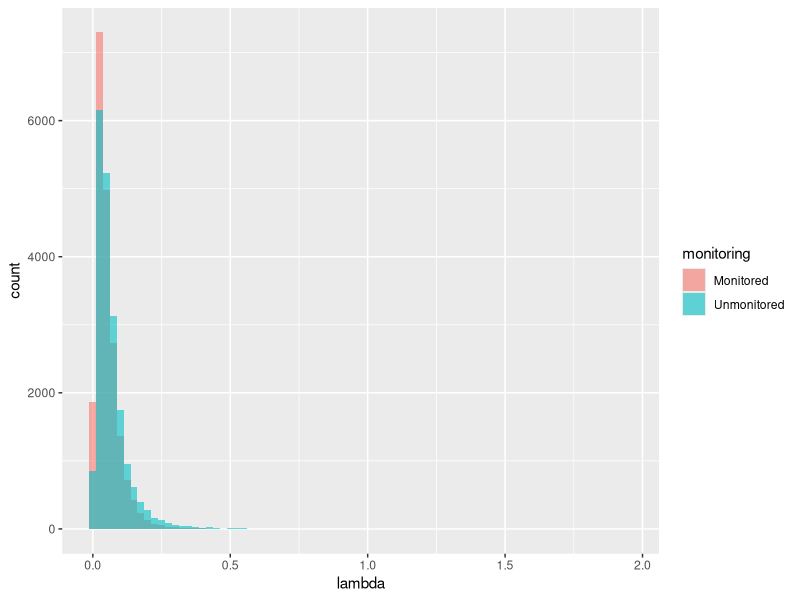
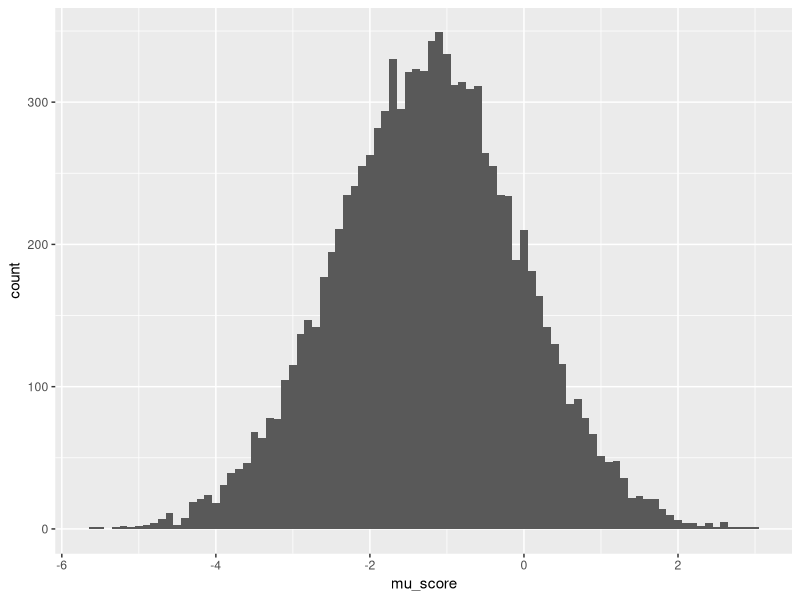
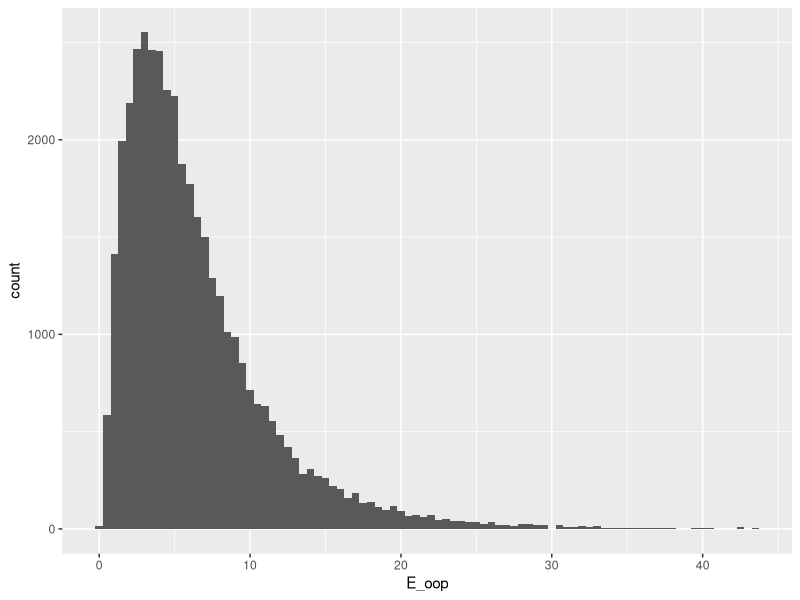
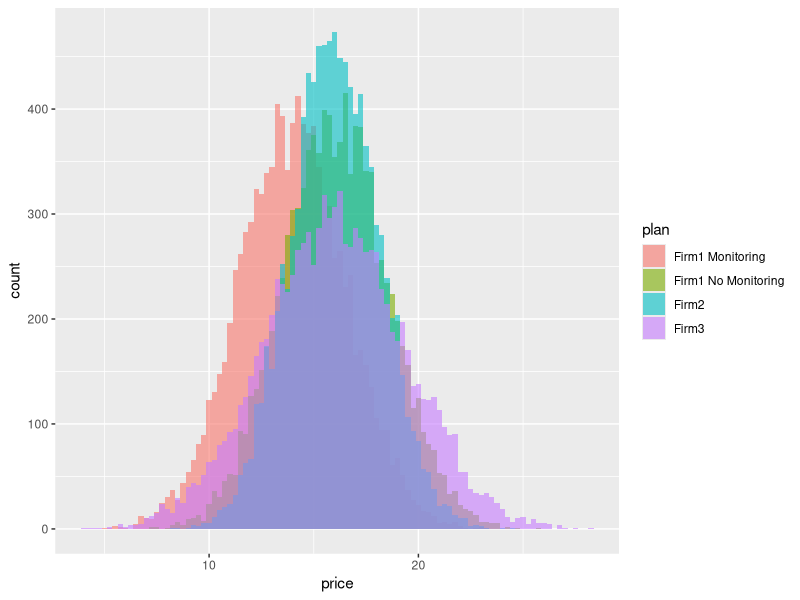
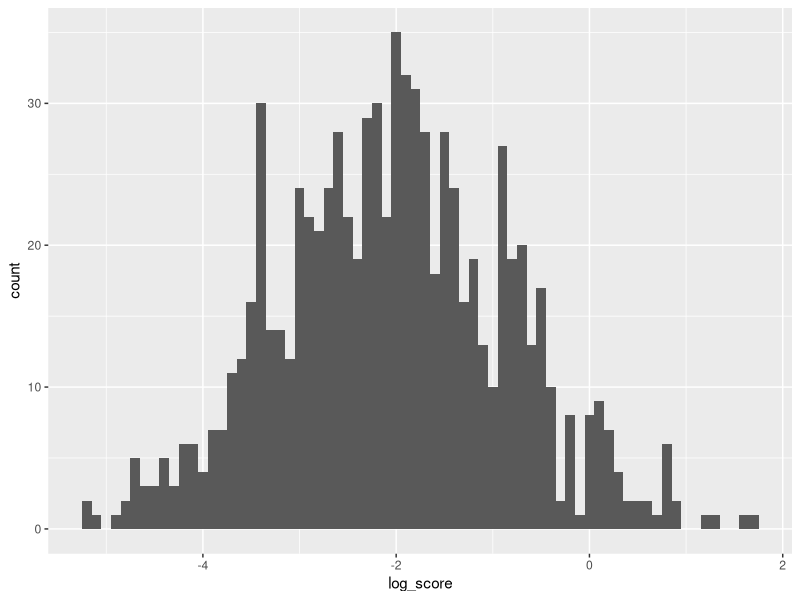

Write the R code that produced these figures, in order.
## ---- chunk 1
knitr::opts_chunk$set(echo = TRUE, eval = TRUE, cache = FALSE)
library(bookdown)
library(magrittr)
library(tidyverse)
library(MASS)
## ---- chunk 2
rm(list = ls())

N <- 10^4
T <- 1
D <- 4

# set the seed
set.seed(1)

## True Parameters
sigma_lambda <- 0.1
theta_lambda <- c(-3, -0.5, 1, -1, 1, -0.5)

## Covariates
mu_x_t0 <- rep(0, 4)
mu_x_t1 <- rep(0, 4)
sigma_x <- diag(0.25, 4)

X_t0 <- mvrnorm(N, mu_x_t0, sigma_x)
X_t1 <- 0.5*X_t0 + 0.5*mvrnorm(N, mu_x_t1, sigma_x)

X <- X_t0 %>% 
  rbind(X_t0) %>% 
  rbind(X_t1) %>% 
  rbind(X_t1)

colnames(X) <- c(paste("x", 1:4, sep = "_"))

X_lambda <- expand.grid(i = 1:N, m = 0:1, t = 0:1) %>% 
  tibble::as_tibble() %>% 
  cbind(X)

## mu_lambda
mu_lambda <- X_lambda %>% 
  dplyr::mutate(mu_lambda = theta_lambda[1]
                + theta_lambda[2]*x_1 + theta_lambda[3]*x_2
                + theta_lambda[4]*x_3 + theta_lambda[5]*x_4
                + theta_lambda[6]*ifelse(m == 1 & t == 0, 1, 0))

## epsilon_lambda
epsilon_lambda <- expand.grid(i = 1:N) %>% 
  tibble::as_tibble() %>% 
  dplyr::mutate(epsilon_lambda = rnorm(N, 0, sigma_lambda))

## lambda
lambda <- mu_lambda %>% 
  dplyr::left_join(epsilon_lambda, by = c("i")) %>% 
  dplyr::mutate(lambda = exp(mu_lambda + epsilon_lambda))

## Visualize 
g_lambda <- lambda %>% 
  dplyr::mutate(monitoring = ifelse(m == 1, "Monitored", "Unmonitored")) %>% 
  ggplot(aes(x = lambda, fill = monitoring)) + 
  geom_histogram(position = "identity", alpha = 0.6, binwidth = 0.025)

plot(g_lambda)
## ---- chunk 3
## Generate expectations of score
theta_score <- c(-3, -0.5, 2, 1)
sigma_score <- 0.25

score <- lambda %>% 
  dplyr::filter(t == 0, m == 1) %>% 
  dplyr::mutate(mu_score = theta_score[1] + theta_score[2]*log(lambda)
                + theta_score[3]*x_1 + theta_score[4]*x_2,
                E_score = exp(mu_score + sigma_score^2 / 2)) %>% 
  dplyr::select(i, m, t, mu_score, E_score)

## Visualize Score
g_mu_score <- score %>% 
  ggplot(aes(x = mu_score)) + 
  geom_histogram(binwidth = 0.1)

plot(g_mu_score)
## ---- chunk 4
## Expectation of Out-of-Pocket
policy_limit <- 1000
l0 <- 500
a_l <- 2.5

oop <- lambda %>% 
  dplyr::mutate(prob_C1 = lambda * exp(-lambda),
                E_oop = prob_C1 * (l0^(a_l)/(a_l - 1))*policy_limit^(-a_l + 1)) %>% 
  dplyr::select(i, m, t, E_oop)

## Visualize OOP
g_oop <- oop %>% 
  ggplot(aes(x = E_oop)) + 
  geom_histogram(binwidth = 0.5)

plot(g_oop)

## ---- chunk 5

price_par_t0_d1 <- c(15, 3, 2, 3, -2)
price_par_t0_d2 <- c(15, 3, 2, 3, -2)
price_par_t0_d3 <- c(15, 1, 3, 2, -2)
price_par_t0_d4 <- c(15, 4, 5, 1, -2)

price_gen_d <- function(choice_t0, D, price_par_t0){
  output <- choice_t0 %>% 
    dplyr::filter(d == D) %>% 
    dplyr::mutate(price = 
                    price_par_t0[1] +
                    price_par_t0[2]*x_1 + 
                    price_par_t0[3]*x_2 + 
                    price_par_t0[4]*x_3 +
                    price_par_t0[5]*m +
                    rnorm(N, 1, 1)) %>% 
    dplyr::select(i, d, t, m, f, price)
}

## Generate Price
price_gen_t0 <- function(choice_t0,
                         price_par_t0_d1, price_par_t0_d2,
                         price_par_t0_d3, price_par_t0_d4){
  
  price <- price_gen_d(choice_t0, 1, price_par_t0_d1) %>% 
    rbind(price_gen_d(choice_t0, 2, price_par_t0_d2)) %>% 
    rbind(price_gen_d(choice_t0, 3, price_par_t0_d3)) %>% 
    rbind(price_gen_d(choice_t0, 4, price_par_t0_d4))
  
  output <- choice_t0 %>% 
    dplyr::left_join(price, by = c("i", "d", "t", "m", "f"))
  
  return(output) 
}

## Generate Prior Firm

prior_firm_t0 <- expand.grid(i = 1:N) %>% 
  tibble::as_tibble() %>% 
  dplyr::mutate(prior_firm = sample(1:4, size = N, replace = T, prob = c(0, 0.4, 0.35, 0.25)))

## Generate Renewal Price

alpha_m0 <- c(20, 5, 3)
alpha_m1 <- c(20, 5, 3, -0.5)
beta <- 30

## Generate Inertia

eta_f <- c(5, 1, 2, 2)
xi <- c(1, -2.5)

choice_t0 <- expand.grid(i = 1:N, d = 1:D, t = 0) %>% 
  tibble::as_tibble() %>% 
  dplyr::mutate(m = ifelse(d == 1, 1, 0),
                f = dplyr::case_when(
                  d <= 2 ~ 1,
                  d == 3 ~ 2,
                  d == 4 ~ 3)) %>% 
  dplyr::left_join(lambda, by = c("i", "m", "t")) %>% 
  dplyr::left_join(score, by = c("i", "m", "t")) %>% 
  dplyr::left_join(oop, by = c("i", "m", "t")) %>% 
  price_gen_t0(price_par_t0_d1, price_par_t0_d2, price_par_t0_d3, price_par_t0_d4) %>% 
  dplyr::left_join(prior_firm_t0, by = c("i")) %>% 
  dplyr::mutate(inertia = eta_f[1] + eta_f[2]*x_1 + eta_f[3]*x_2 + eta_f[4]*x_3,
                monitoring_disutility = xi[1] + xi[2]*log(lambda),
                demand_friction = ifelse(d == prior_firm, 0, inertia) + 
                  ifelse(d == 1, monitoring_disutility, 0)) %>% 
  dplyr::mutate(E_R_s = ifelse(m == 0, 
                           (alpha_m0[1] + alpha_m0[2]*x_1 + alpha_m0[3]*x_2) / beta,
                           (alpha_m1[1] + alpha_m1[2]*x_1 + alpha_m1[3]*x_2 + alpha_m1[4]*E_score) / beta),
                E_R_C = 0.95 * exp(-lambda) + 1.1 * (1 - exp(-lambda)),
                E_renewal_price = price * E_R_s * E_R_C) %>% 
  dplyr::mutate(h = - price - demand_friction - E_oop - E_renewal_price)

# draw idiosyncratic shocks
e_t0 <- evd::rgev(dim(choice_t0)[1])

choice_t0 <- cbind(choice_t0, e_t0) %>% 
  dplyr::mutate(u = h + e_t0) %>% 
  dplyr::group_by(i, t) %>% 
  dplyr::mutate(choice = ifelse(u == max(u), 1, 0)) %>% 
  dplyr::ungroup()

summary(choice_t0)

summarize_choice <- choice_t0 %>% 
  dplyr::group_by(d) %>% 
  dplyr::summarise(share = mean(choice))

summarize_choice
## ---- chunk 6
## Visualize Price in t = 0
g_price_t0 <- choice_t0 %>% 
  dplyr::mutate(plan = dplyr::case_when(d == 1 ~ "Firm1 Monitoring",
                                        d == 2 ~ "Firm1 No Monitoring",
                                        d == 3 ~ "Firm2",
                                        d == 4 ~ "Firm3")) %>% 
  ggplot(aes(x = price, fill = plan)) + 
  geom_histogram(position = "identity", alpha = 0.6, binwidth = 0.25)

plot(g_price_t0)

## ---- chunk 7
## Claims Count
cost_t0 <- choice_t0 %>% 
  dplyr::filter(choice == 1) %>% 
  dplyr::mutate(claims = rpois(N, lambda = lambda))

## Severity
# max_claims <- max(cost_t0$claims)
# 
# claims_mat <- matrix(rep(0, N * max_claims), nrow = N)
# severity <- matrix(l0*runif(N * max_claims)^(-1/a_l), nrow = N)
# 
# colnames(severity) <- paste("sev_", 1:max_claims, sep = "")
# 
# cost_t0 <- cbind(cost_t0, severity)

## Monitoring Score
cost_t0 <- cost_t0 %>% 
  dplyr::mutate(score = rlnorm(N, mu_score, sigma_score),
                score = ifelse(m == 1, score, 1),
                log_score = log(score)) %>% 
  dplyr::select(i, claims, matches("sev."), score, log_score)

## ---- chunk 8
## Visualize Price in t = 0
g_realized_score <- cost_t0 %>%
  dplyr::filter(score != 1) %>% 
  ggplot(aes(x = log_score)) + 
  geom_histogram(binwidth = 0.1)

plot(g_realized_score)

## ---- chunk 9
## Prior Firm
prior_firm_t1 <- choice_t0 %>% 
  dplyr::filter(choice == 1) %>% 
  dplyr::mutate(prior_choice = d * choice,
                prior_firm = f * choice) %>% 
  dplyr::select(i, prior_choice, prior_firm)

### Prior Price
prior_price_t1 <- choice_t0 %>% 
  dplyr::left_join(prior_firm_t1, by = c("i")) %>% 
  dplyr::mutate(prior_price = price,
                flg = dplyr::case_when(prior_choice == 1 & d != 2 ~ 1,
                                       prior_choice > 1 & d != 1 ~ 1,
                                       TRUE ~ 0)) %>% 
  dplyr::filter(flg == 1) %>% 
  dplyr::select(i, f, prior_price) %>% 
  dplyr::arrange(i)

## Renewal price
renewal_price_t1 <- choice_t0 %>% 
  dplyr::filter(choice == 1) %>% 
  dplyr::left_join(cost_t0, by = c("i")) %>% 
  dplyr::mutate(gamma_alpha = ifelse(m == 0,
                                     alpha_m0[1] + alpha_m0[2]*x_1 + alpha_m0[3]*x_2,
                                     alpha_m1[1] + alpha_m1[2]*x_1 + alpha_m1[3]*x_2 + alpha_m1[4]*score)) %>% 
  dplyr::select(i, gamma_alpha)
  
  
choice_t1 <- expand.grid(i = 1:N, d = 1:(D - 1), t = 1) %>% 
  tibble::as_tibble() %>% 
  dplyr::mutate(m = 0,
                f = d) %>% 
  dplyr::left_join(prior_firm_t1, by = c("i")) %>% 
  dplyr::left_join(prior_price_t1, by = c("i", "f")) %>% 
  dplyr::left_join(lambda, by = c("i", "m", "t")) %>% 
  dplyr::left_join(oop, by = c("i", "m", "t")) %>% 
  dplyr::left_join(renewal_price_t1, by = c("i")) %>% 
  dplyr::left_join(cost_t0, by = c("i")) %>% 
  dplyr::mutate(R_s = rgamma(N * (D - 1), gamma_alpha, beta),
                R_C = ifelse(claims == 0, 0.95, 1.1),
                price = prior_price * R_s * R_C) %>% 
  dplyr::mutate(inertia = eta_f[1] + eta_f[2]*x_1 + eta_f[3]*x_2 + eta_f[4]*x_3,
                demand_friction = ifelse(d == prior_firm, 0, inertia)) %>%   
  dplyr::mutate(E_R_s = ifelse(m == 0, 
                           (alpha_m0[1] + alpha_m0[2]*x_1 + alpha_m0[3]*x_2) / beta,
                           (alpha_m1[1] + alpha_m1[2]*x_1 + alpha_m1[3]*x_2 + alpha_m1[4]*E_score) / beta),
                E_R_C = 0.95 * exp(-lambda) + 1.1 * (1 - exp(-lambda)),
                E_renewal_price = price * E_R_s * E_R_C) %>% 
  dplyr::mutate(h = - price - demand_friction - E_oop - E_renewal_price) %>% 
  dplyr::arrange(i)

# draw idiosyncratic shocks
e_t1 <- evd::rgev(dim(choice_t1)[1])

choice_t1 <- cbind(choice_t1, e_t1) %>% 
  dplyr::mutate(u = h + e_t1) %>% 
  dplyr::group_by(i, t) %>% 
  dplyr::mutate(choice = ifelse(u == max(u), 1, 0)) %>% 
  dplyr::ungroup()

summary(choice_t1)

summarize_choice_t1 <- choice_t1 %>% 
  dplyr::group_by(d) %>% 
  dplyr::summarise(share = mean(choice))

summarize_choice_t1
## ---- chunk 10

choice_t0 <- choice_t0 %>% 
  dplyr::select(i, d, t, m, f, x_1, x_2, x_3, x_4, price, prior_firm, choice)
choice_t1 <- choice_t1 %>% 
  dplyr::select(i, d, t, m, f, x_1, x_2, x_3, x_4, price, prior_firm, choice)

choice_data <- rbind(choice_t0, choice_t1) %>% 
  dplyr::arrange(t, i, d)
